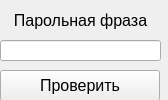
<?xml version="1.0" encoding="UTF-8"?>
<ui version="4.0">
 <class>Form</class>
 <widget class="QWidget" name="Form">
  <property name="geometry">
   <rect>
    <x>0</x>
    <y>0</y>
    <width>168</width>
    <height>100</height>
   </rect>
  </property>
  <property name="minimumSize">
   <size>
    <width>168</width>
    <height>100</height>
   </size>
  </property>
  <property name="maximumSize">
   <size>
    <width>168</width>
    <height>100</height>
   </size>
  </property>
  <property name="font">
   <font>
    <pointsize>12</pointsize>
   </font>
  </property>
  <property name="windowTitle">
   <string>Проверка</string>
  </property>
  <widget class="QLabel" name="label">
   <property name="geometry">
    <rect>
     <x>0</x>
     <y>10</y>
     <width>161</width>
     <height>21</height>
    </rect>
   </property>
   <property name="font">
    <font>
     <pointsize>12</pointsize>
    </font>
   </property>
   <property name="text">
    <string>Парольная фраза</string>
   </property>
   <property name="alignment">
    <set>Qt::AlignmentFlag::AlignCenter</set>
   </property>
  </widget>
  <widget class="QPushButton" name="check">
   <property name="geometry">
    <rect>
     <x>0</x>
     <y>70</y>
     <width>160</width>
     <height>31</height>
    </rect>
   </property>
   <property name="text">
    <string>Проверить</string>
   </property>
  </widget>
  <widget class="QLineEdit" name="passphrase_input">
   <property name="geometry">
    <rect>
     <x>0</x>
     <y>40</y>
     <width>161</width>
     <height>21</height>
    </rect>
   </property>
  </widget>
 </widget>
 <resources/>
 <connections/>
</ui>
